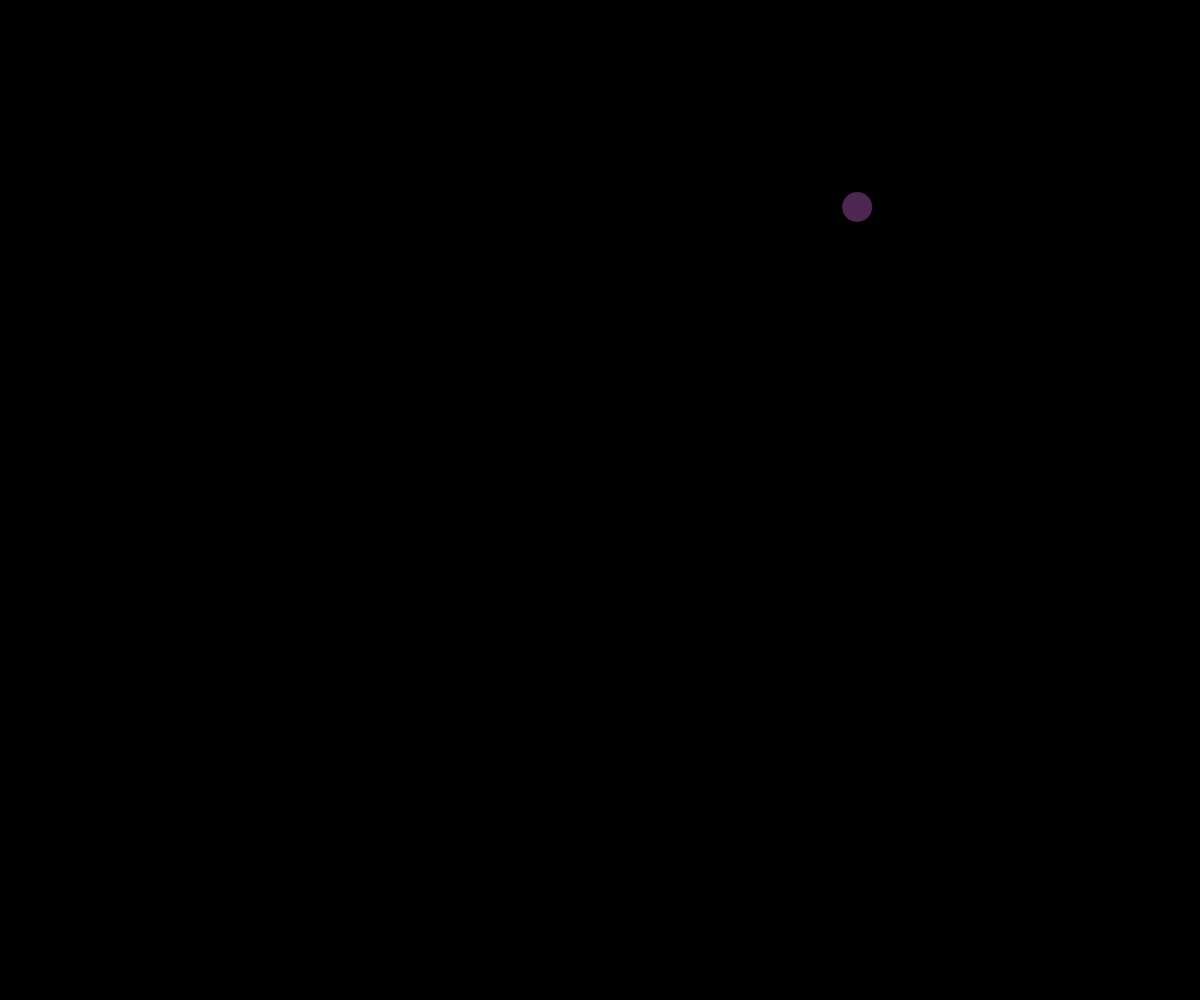
Frame 1 (no input)
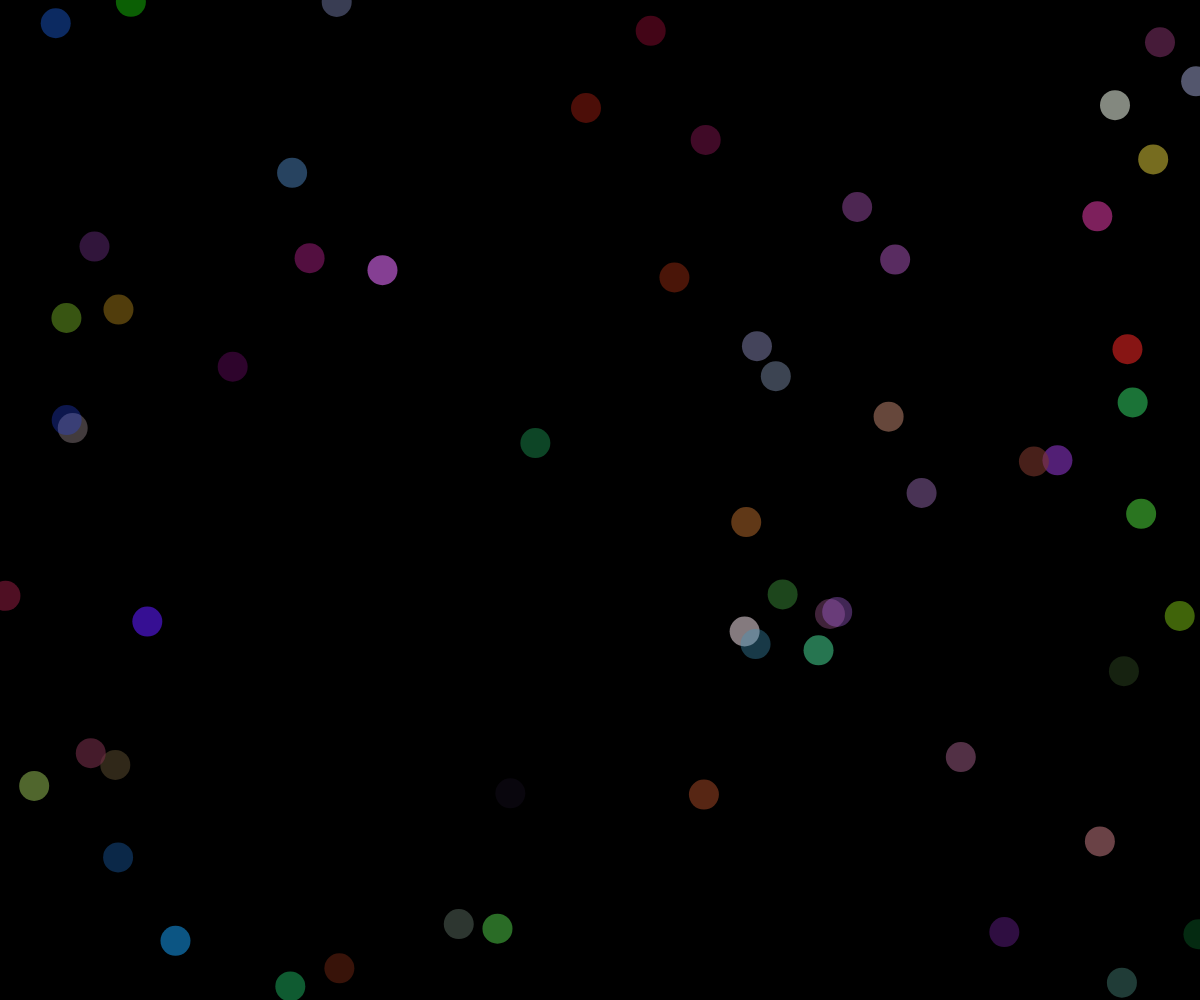
Frame 60 (no input)
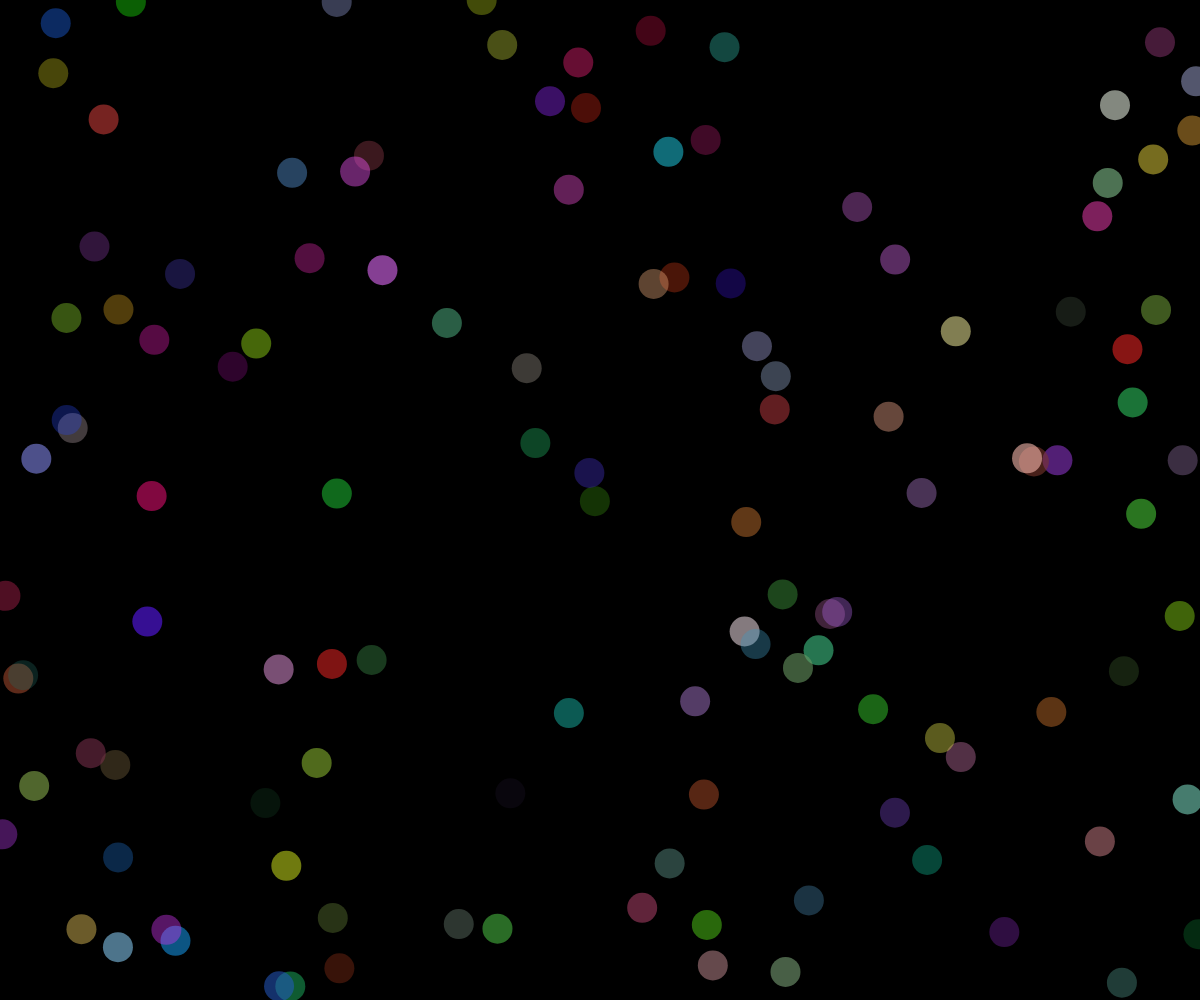
Frame 120 (the mouse pressed at the canvas centre since frame 60)

The p5.js sketch that drew these frames (run headless with seeded random() and noise() and a simulated clock; from frame 60 on, the mouse is pressed at the canvas centre):

// p5.js sketch
// ── sketch.js
let x,y;
let r,g,b;

let radius = 30;
let alpha;

function setup() {
  //dynamically creates canvas based on window width and
  //height
  createCanvas(windowWidth, windowHeight);
  //creates a black backgound
  background(0);
}

function draw() {
  /*
  Initialising x,y,r,g,b,radius and alpha values
  */
  x = random(windowWidth);
  y = random(windowHeight);

  r =  random(10,255);
  g =  random(10,255);
  b =  random(10,255);

  
  alpha = random(80,150);
  //sets up the fill of the circle
  fill(r,g,b,alpha);
  //makes the circle not have stroke
  noStroke();
  //draws the circle
  circle(x,y,radius);
}
